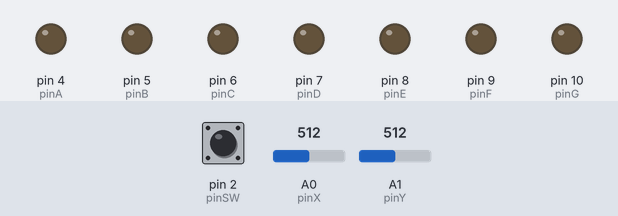
This sketch was run on a simulated Arduino Uno, built with avr-gcc and run on an emulated ATmega328P. Parts: output pins drawn as LEDs (lit = HIGH). Dashed ring = blinking. The inputs (shaded band) are chosen by the test bench; at power-on: A1 (pinY) = 512, pin 2 (pinSW) HIGH, A0 (pinX) = 512. Pins used as bus, display or sensor lines are not drawn.

Above: at 1.2 s.
1.3 s: A1 (pinY) set to 789
2.8 s: A1 (pinY) set to 818
At 3.78 s:
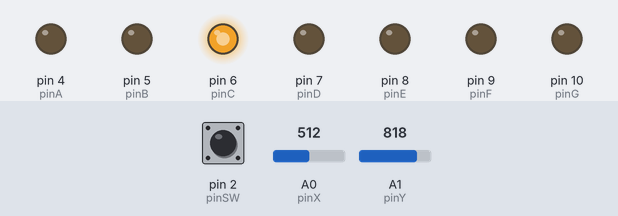
5.8 s: pin 2 (pinSW) pulled LOW for 1 s
8.8 s: pin 2 (pinSW) pulled LOW for 0.15 s
At 9.78 s:
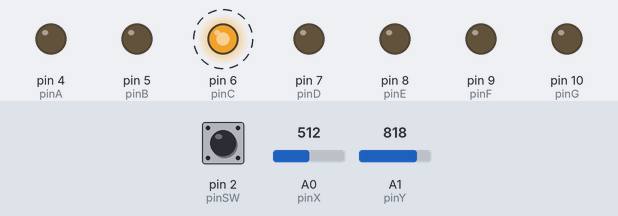
11.9 s: A0 (pinX) set to 610
14.9 s: pin 2 (pinSW) pulled LOW for 3.2 s
Timing chart, 0 to 19.5 s (numbered marks = the images above; inputs shaded):
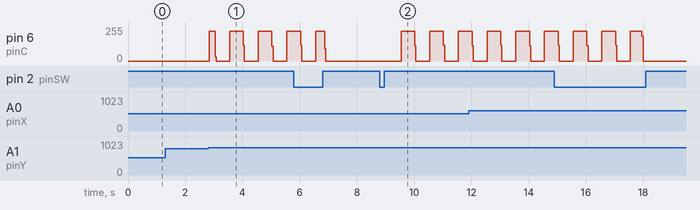

The sketch:

homework3.ino
```cpp
#define BLINKING_TIME 500
#define LONG_PRESS_DURATION 3000

#define NO_PRESS 0
#define LONG_PRESS 1
#define SHORT_PRESS 2

#define LED_MOVING 1
#define LED_LOCKED_IN 2

#define UP 0
#define DOWN 1
#define LEFT 2
#define RIGHT 3
#define NA -1

const int debounceDelay = 50;

const int minThreshold = 200;
const int maxThreshold = 800;
const int stillMinThreshold = 400;
const int stillMaxThreshold = 600;

const int pinA = 4;
const int pinB = 5;
const int pinC = 6;
const int pinD = 7;
const int pinE = 8;
const int pinF = 9;
const int pinG = 10;
const int pinDP = 11;
const int segSize = 8;
const int pinSW = 2;
const int pinX = A0;
const int pinY = A1;

unsigned long lastBlinkTime = 0;
unsigned long pressingTime = 0;
unsigned long lastDebounceTime;

int xJoyState, yJoyState = 0;
int xValue, yValue = 500;
bool joyMoved = false;

int currentLedPin = pinDP;
byte currentLedState = LOW;

byte buttonState = HIGH;
byte reading = HIGH;
byte lastReading = HIGH;
int buttonAction = NO_PRESS;

int currentState = 1;


int segments[segSize] = {
  pinA, pinB, pinC, pinD, pinE, pinF, pinG, pinDP
};

byte displayLedStates[] = { LOW, LOW, LOW, LOW, LOW, LOW, LOW, LOW, LOW, LOW, LOW, LOW };

const int pinToGo[][4] = {
  {},
  {},
  {},
  {},
  { NA, pinG, pinF, pinB },
  { pinA, pinG, pinF, NA },
  { pinG, pinD, pinE, pinDP },
  { pinG, NA, pinE, pinC },
  { pinG, pinD, NA, pinC },
  { pinA, pinG, NA, pinB },
  { pinA, pinD, NA, NA },
  { NA, NA, pinC, NA }
};


void setup() {

  for (int i = 0; i < segSize; i++) {
    pinMode(segments[i], OUTPUT);
  }
  pinMode(pinSW, INPUT_PULLUP);
  Serial.begin(9600);
}


void getjoyState() {
  xValue = analogRead(pinX);
  yValue = analogRead(pinY);

  xJoyState = 0;
  yJoyState = 0;

  if (stillMinThreshold <= xValue && xValue <= stillMaxThreshold && stillMinThreshold <= yValue && yValue <= stillMaxThreshold) {
    joyMoved = false;
  }

  if (xValue > maxThreshold && joyMoved == false) {
    xJoyState = 1;
    joyMoved = true;
  } else if (xValue < minThreshold && joyMoved == false) {
    xJoyState = -1;
    joyMoved = true;
  }

  if (yValue > maxThreshold && joyMoved == false) {
    yJoyState = 1;
    joyMoved = true;
  } else if (yValue < minThreshold && joyMoved == false) {
    yJoyState = -1;
    joyMoved = true;
  }
}


void toggleLed() {
  displayLedStates[currentLedPin] = !displayLedStates[currentLedPin];

  digitalWrite(currentLedPin, displayLedStates[currentLedPin]);
}


int nextPinToMove() {

  getjoyState();
  int ledToGo = currentLedPin;

  if (xJoyState == -1 && pinToGo[currentLedPin][DOWN] != NA) ledToGo = pinToGo[currentLedPin][DOWN];
  else if (xJoyState == 1 && pinToGo[currentLedPin][UP] != NA) ledToGo = pinToGo[currentLedPin][UP];
  if (yJoyState == -1 && pinToGo[currentLedPin][RIGHT] != NA) ledToGo = pinToGo[currentLedPin][RIGHT];
  else if (yJoyState == 1 && pinToGo[currentLedPin][LEFT] != NA) ledToGo = pinToGo[currentLedPin][LEFT];

  return ledToGo;
}


void reset() {
  currentState = 1;
  for (int i = pinA; i <= pinDP; i++) {
    displayLedStates[i] = LOW;
  }
  currentLedPin = pinDP;
  buttonAction = NO_PRESS;
}


int manageButtonPressing() {

  reading = digitalRead(pinSW);

  if (reading != lastReading) {
    lastDebounceTime = millis();
  }

  if ((millis() - lastDebounceTime) > debounceDelay) {
    if (buttonState != reading) {
      buttonState = reading;
      if (buttonState == LOW)
        pressingTime = millis();
      else if (millis() - pressingTime < LONG_PRESS_DURATION)
        return SHORT_PRESS;

    } else if (buttonState == LOW && millis() - pressingTime >= LONG_PRESS_DURATION)
      return LONG_PRESS;
  }

  lastReading = reading;

  return NO_PRESS;
}


void blinkCurrentLed() {

  if (millis() - lastBlinkTime > BLINKING_TIME) {
    lastBlinkTime = millis();
    currentLedState = !currentLedState;
  }

  digitalWrite(currentLedPin, currentLedState);
}


void setDisplayLights() {
  for (int i = 0; i < segSize; i++) {
    if (segments[i] != currentLedPin)
      digitalWrite(segments[i], displayLedStates[segments[i]]);
    else
     digitalWrite(segments[i], LOW);
  }
}


void loop() {
  switch (currentState) {

    case LED_MOVING:
      setDisplayLights();
      blinkCurrentLed();

      buttonAction = manageButtonPressing();

      if (buttonAction == LONG_PRESS)
        reset();

      else if (buttonAction == SHORT_PRESS) {
        digitalWrite(currentLedPin, displayLedStates[currentLedPin]);
        currentState = 2;
      }
      currentLedPin = nextPinToMove();
      break;

    case LED_LOCKED_IN:
      getjoyState();
      if (yJoyState == -1) toggleLed();
      buttonAction = manageButtonPressing();
      if (buttonAction == SHORT_PRESS)
        currentState = 1;
      break;
  }
}
```

Measured:
- the behaviour switches between 800 and 801 on A1 (pinY) (found by bisection; images 0 and 1)
- after the input at 1.3 s, every drawn part: stays the same
- after the input at 8.8 s, pin 6 (pinC): alternates 224/255 for 0.48 s and 0/255 for 0.52 s, starting after 0.74 s
